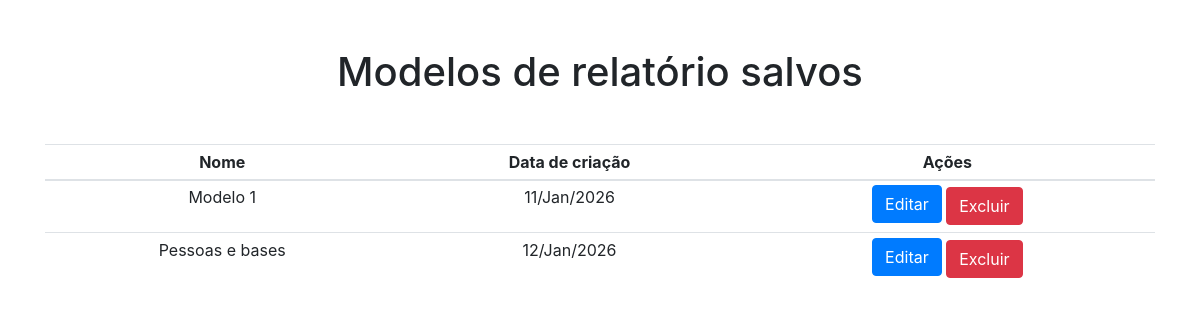
The app's page /listar/, older data.
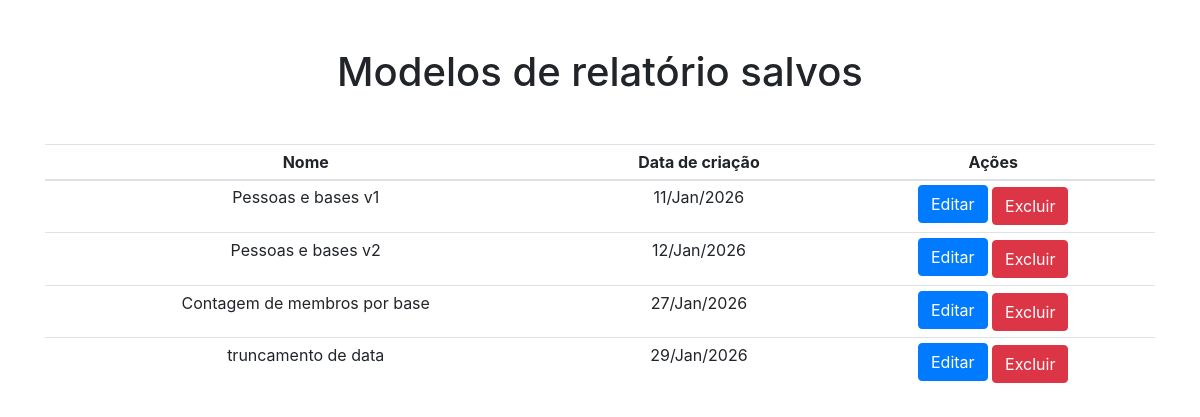
The same page, newer data.
### relatorio_dinamico/models.py (models this page shows)
class Relatorio(models.Model):
    nome = models.CharField(max_length=255)
    html = models.TextField()
    criado_em = models.DateTimeField(auto_now_add=True)

### relatorio_dinamico/views.py (the view)
# urls.py: path('listar/', views.listar, name="listar_relatorio"),
def listar(request):
    relatorios = Relatorio.objects.all()
    return render(request, 'listar.html', {'relatorios': relatorios})

### templates/listar.html (shortened to what this page needs)
<!DOCTYPE html>
<html lang="pt-br">
<head>
    <link rel="stylesheet" href="https://cdn.jsdelivr.net/npm/bootstrap@4.6.2/dist/css/bootstrap.min.css">
</head>
<body>
    <div class="container">
        <div class="row">
            <div class="col">
                <h1 class="text-center my-5">Modelos de relatório salvos</h1>
                <div class="d-flex justify-content-center">
                    <table class="table table-sm text-center">
                        <thead>
                            <tr>
                                <th>Nome</th>
                                <th>Data de criação</th>
                                <th>Ações</th>
                            </tr>
                        </thead>
                        <tbody>
                            {% for relatorio in relatorios %}
                                <tr>
                                    <td>{{ relatorio.nome }}</td>
                                    <td>{{ relatorio.criado_em|date:"d/M/Y" }}</td>
                                    <td>
                                        <a class="btn btn-primary mb-1" href="{% url "editar_relatorio" id=relatorio.id %}">Editar</a>
                                        <a class="btn btn-danger" href="{% url "excluir_relatorio" id=relatorio.id %}">Excluir</a>
                                    </td>
                                </tr>
                            {% endfor %}
                        </tbody>
                    </table>
                </div>
            </div>
        </div>
    </div>
</body>
</html>

Row changes from the older to the newer data that the page shows:
changed Relatorio: nome "Modelo 1" → "Pessoas e bases v1"
changed Relatorio: nome "Pessoas e bases" → "Pessoas e bases v2"
added Relatorio: nome "Contagem de membros por base", criado_em "27/Jan/2026"
added Relatorio: nome "truncamento de data", criado_em "29/Jan/2026"
